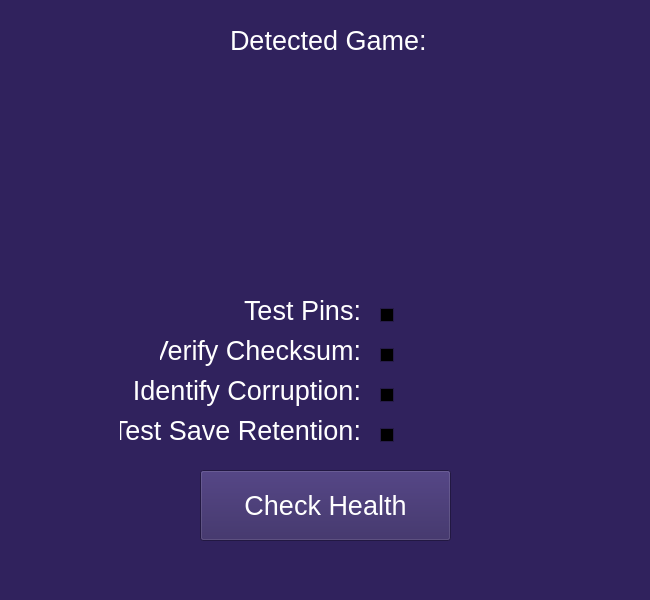
<?xml version="1.0" encoding="UTF-8"?>
<ui version="4.0">
 <class>check_health_custom_scan</class>
 <widget class="QFrame" name="check_health_custom_scan">
  <property name="geometry">
   <rect>
    <x>0</x>
    <y>0</y>
    <width>650</width>
    <height>600</height>
   </rect>
  </property>
  <property name="palette">
   <palette>
    <active>
     <colorrole role="WindowText">
      <brush brushstyle="SolidPattern">
       <color alpha="255">
        <red>255</red>
        <green>255</green>
        <blue>255</blue>
       </color>
      </brush>
     </colorrole>
     <colorrole role="Button">
      <brush brushstyle="SolidPattern">
       <color alpha="255">
        <red>48</red>
        <green>34</green>
        <blue>93</blue>
       </color>
      </brush>
     </colorrole>
     <colorrole role="Light">
      <brush brushstyle="SolidPattern">
       <color alpha="255">
        <red>72</red>
        <green>51</green>
        <blue>139</blue>
       </color>
      </brush>
     </colorrole>
     <colorrole role="Midlight">
      <brush brushstyle="SolidPattern">
       <color alpha="255">
        <red>60</red>
        <green>42</green>
        <blue>116</blue>
       </color>
      </brush>
     </colorrole>
     <colorrole role="Dark">
      <brush brushstyle="SolidPattern">
       <color alpha="255">
        <red>24</red>
        <green>17</green>
        <blue>46</blue>
       </color>
      </brush>
     </colorrole>
     <colorrole role="Mid">
      <brush brushstyle="SolidPattern">
       <color alpha="255">
        <red>200</red>
        <green>200</green>
        <blue>200</blue>
       </color>
      </brush>
     </colorrole>
     <colorrole role="Text">
      <brush brushstyle="SolidPattern">
       <color alpha="255">
        <red>255</red>
        <green>255</green>
        <blue>255</blue>
       </color>
      </brush>
     </colorrole>
     <colorrole role="BrightText">
      <brush brushstyle="SolidPattern">
       <color alpha="255">
        <red>255</red>
        <green>255</green>
        <blue>255</blue>
       </color>
      </brush>
     </colorrole>
     <colorrole role="ButtonText">
      <brush brushstyle="SolidPattern">
       <color alpha="255">
        <red>255</red>
        <green>255</green>
        <blue>255</blue>
       </color>
      </brush>
     </colorrole>
     <colorrole role="Base">
      <brush brushstyle="SolidPattern">
       <color alpha="255">
        <red>0</red>
        <green>0</green>
        <blue>0</blue>
       </color>
      </brush>
     </colorrole>
     <colorrole role="Window">
      <brush brushstyle="SolidPattern">
       <color alpha="255">
        <red>48</red>
        <green>34</green>
        <blue>93</blue>
       </color>
      </brush>
     </colorrole>
     <colorrole role="Shadow">
      <brush brushstyle="SolidPattern">
       <color alpha="255">
        <red>0</red>
        <green>0</green>
        <blue>0</blue>
       </color>
      </brush>
     </colorrole>
     <colorrole role="AlternateBase">
      <brush brushstyle="SolidPattern">
       <color alpha="255">
        <red>24</red>
        <green>17</green>
        <blue>46</blue>
       </color>
      </brush>
     </colorrole>
     <colorrole role="ToolTipBase">
      <brush brushstyle="SolidPattern">
       <color alpha="255">
        <red>255</red>
        <green>255</green>
        <blue>220</blue>
       </color>
      </brush>
     </colorrole>
     <colorrole role="ToolTipText">
      <brush brushstyle="SolidPattern">
       <color alpha="255">
        <red>0</red>
        <green>0</green>
        <blue>0</blue>
       </color>
      </brush>
     </colorrole>
     <colorrole role="PlaceholderText">
      <brush brushstyle="SolidPattern">
       <color alpha="127">
        <red>255</red>
        <green>255</green>
        <blue>255</blue>
       </color>
      </brush>
     </colorrole>
     <colorrole role="Accent">
      <brush brushstyle="SolidPattern">
       <color alpha="255">
        <red>0</red>
        <green>0</green>
        <blue>0</blue>
       </color>
      </brush>
     </colorrole>
    </active>
    <inactive>
     <colorrole role="WindowText">
      <brush brushstyle="SolidPattern">
       <color alpha="255">
        <red>255</red>
        <green>255</green>
        <blue>255</blue>
       </color>
      </brush>
     </colorrole>
     <colorrole role="Button">
      <brush brushstyle="SolidPattern">
       <color alpha="255">
        <red>48</red>
        <green>34</green>
        <blue>93</blue>
       </color>
      </brush>
     </colorrole>
     <colorrole role="Light">
      <brush brushstyle="SolidPattern">
       <color alpha="255">
        <red>72</red>
        <green>51</green>
        <blue>139</blue>
       </color>
      </brush>
     </colorrole>
     <colorrole role="Midlight">
      <brush brushstyle="SolidPattern">
       <color alpha="255">
        <red>60</red>
        <green>42</green>
        <blue>116</blue>
       </color>
      </brush>
     </colorrole>
     <colorrole role="Dark">
      <brush brushstyle="SolidPattern">
       <color alpha="255">
        <red>24</red>
        <green>17</green>
        <blue>46</blue>
       </color>
      </brush>
     </colorrole>
     <colorrole role="Mid">
      <brush brushstyle="SolidPattern">
       <color alpha="255">
        <red>32</red>
        <green>23</green>
        <blue>62</blue>
       </color>
      </brush>
     </colorrole>
     <colorrole role="Text">
      <brush brushstyle="SolidPattern">
       <color alpha="255">
        <red>255</red>
        <green>255</green>
        <blue>255</blue>
       </color>
      </brush>
     </colorrole>
     <colorrole role="BrightText">
      <brush brushstyle="SolidPattern">
       <color alpha="255">
        <red>255</red>
        <green>255</green>
        <blue>255</blue>
       </color>
      </brush>
     </colorrole>
     <colorrole role="ButtonText">
      <brush brushstyle="SolidPattern">
       <color alpha="255">
        <red>255</red>
        <green>255</green>
        <blue>255</blue>
       </color>
      </brush>
     </colorrole>
     <colorrole role="Base">
      <brush brushstyle="SolidPattern">
       <color alpha="255">
        <red>0</red>
        <green>0</green>
        <blue>0</blue>
       </color>
      </brush>
     </colorrole>
     <colorrole role="Window">
      <brush brushstyle="SolidPattern">
       <color alpha="255">
        <red>48</red>
        <green>34</green>
        <blue>93</blue>
       </color>
      </brush>
     </colorrole>
     <colorrole role="Shadow">
      <brush brushstyle="SolidPattern">
       <color alpha="255">
        <red>0</red>
        <green>0</green>
        <blue>0</blue>
       </color>
      </brush>
     </colorrole>
     <colorrole role="AlternateBase">
      <brush brushstyle="SolidPattern">
       <color alpha="255">
        <red>24</red>
        <green>17</green>
        <blue>46</blue>
       </color>
      </brush>
     </colorrole>
     <colorrole role="ToolTipBase">
      <brush brushstyle="SolidPattern">
       <color alpha="255">
        <red>255</red>
        <green>255</green>
        <blue>220</blue>
       </color>
      </brush>
     </colorrole>
     <colorrole role="ToolTipText">
      <brush brushstyle="SolidPattern">
       <color alpha="255">
        <red>0</red>
        <green>0</green>
        <blue>0</blue>
       </color>
      </brush>
     </colorrole>
     <colorrole role="PlaceholderText">
      <brush brushstyle="SolidPattern">
       <color alpha="127">
        <red>255</red>
        <green>255</green>
        <blue>255</blue>
       </color>
      </brush>
     </colorrole>
     <colorrole role="Accent">
      <brush brushstyle="SolidPattern">
       <color alpha="255">
        <red>0</red>
        <green>0</green>
        <blue>0</blue>
       </color>
      </brush>
     </colorrole>
    </inactive>
    <disabled>
     <colorrole role="WindowText">
      <brush brushstyle="SolidPattern">
       <color alpha="255">
        <red>24</red>
        <green>17</green>
        <blue>46</blue>
       </color>
      </brush>
     </colorrole>
     <colorrole role="Button">
      <brush brushstyle="SolidPattern">
       <color alpha="255">
        <red>48</red>
        <green>34</green>
        <blue>93</blue>
       </color>
      </brush>
     </colorrole>
     <colorrole role="Light">
      <brush brushstyle="SolidPattern">
       <color alpha="255">
        <red>72</red>
        <green>51</green>
        <blue>139</blue>
       </color>
      </brush>
     </colorrole>
     <colorrole role="Midlight">
      <brush brushstyle="SolidPattern">
       <color alpha="255">
        <red>60</red>
        <green>42</green>
        <blue>116</blue>
       </color>
      </brush>
     </colorrole>
     <colorrole role="Dark">
      <brush brushstyle="SolidPattern">
       <color alpha="255">
        <red>24</red>
        <green>17</green>
        <blue>46</blue>
       </color>
      </brush>
     </colorrole>
     <colorrole role="Mid">
      <brush brushstyle="SolidPattern">
       <color alpha="255">
        <red>32</red>
        <green>23</green>
        <blue>62</blue>
       </color>
      </brush>
     </colorrole>
     <colorrole role="Text">
      <brush brushstyle="SolidPattern">
       <color alpha="255">
        <red>24</red>
        <green>17</green>
        <blue>46</blue>
       </color>
      </brush>
     </colorrole>
     <colorrole role="BrightText">
      <brush brushstyle="SolidPattern">
       <color alpha="255">
        <red>255</red>
        <green>255</green>
        <blue>255</blue>
       </color>
      </brush>
     </colorrole>
     <colorrole role="ButtonText">
      <brush brushstyle="SolidPattern">
       <color alpha="255">
        <red>24</red>
        <green>17</green>
        <blue>46</blue>
       </color>
      </brush>
     </colorrole>
     <colorrole role="Base">
      <brush brushstyle="SolidPattern">
       <color alpha="255">
        <red>48</red>
        <green>34</green>
        <blue>93</blue>
       </color>
      </brush>
     </colorrole>
     <colorrole role="Window">
      <brush brushstyle="SolidPattern">
       <color alpha="255">
        <red>48</red>
        <green>34</green>
        <blue>93</blue>
       </color>
      </brush>
     </colorrole>
     <colorrole role="Shadow">
      <brush brushstyle="SolidPattern">
       <color alpha="255">
        <red>0</red>
        <green>0</green>
        <blue>0</blue>
       </color>
      </brush>
     </colorrole>
     <colorrole role="AlternateBase">
      <brush brushstyle="SolidPattern">
       <color alpha="255">
        <red>48</red>
        <green>34</green>
        <blue>93</blue>
       </color>
      </brush>
     </colorrole>
     <colorrole role="ToolTipBase">
      <brush brushstyle="SolidPattern">
       <color alpha="255">
        <red>255</red>
        <green>255</green>
        <blue>220</blue>
       </color>
      </brush>
     </colorrole>
     <colorrole role="ToolTipText">
      <brush brushstyle="SolidPattern">
       <color alpha="255">
        <red>0</red>
        <green>0</green>
        <blue>0</blue>
       </color>
      </brush>
     </colorrole>
     <colorrole role="PlaceholderText">
      <brush brushstyle="SolidPattern">
       <color alpha="127">
        <red>24</red>
        <green>17</green>
        <blue>46</blue>
       </color>
      </brush>
     </colorrole>
     <colorrole role="Accent">
      <brush brushstyle="SolidPattern">
       <color alpha="255">
        <red>34</red>
        <green>24</green>
        <blue>65</blue>
       </color>
      </brush>
     </colorrole>
    </disabled>
   </palette>
  </property>
  <property name="windowTitle">
   <string>Frame</string>
  </property>
  <property name="autoFillBackground">
   <bool>true</bool>
  </property>
  <widget class="QLabel" name="det_game_label">
   <property name="geometry">
    <rect>
     <x>230</x>
     <y>20</y>
     <width>201</width>
     <height>41</height>
    </rect>
   </property>
   <property name="font">
    <font>
     <pointsize>20</pointsize>
    </font>
   </property>
   <property name="text">
    <string>Detected Game:</string>
   </property>
  </widget>
  <widget class="QPushButton" name="custom_scan_button">
   <property name="geometry">
    <rect>
     <x>200</x>
     <y>470</y>
     <width>251</width>
     <height>71</height>
    </rect>
   </property>
   <property name="font">
    <font>
     <pointsize>20</pointsize>
    </font>
   </property>
   <property name="text">
    <string>Check Health</string>
   </property>
  </widget>
  <widget class="QLabel" name="name_label">
   <property name="geometry">
    <rect>
     <x>160</x>
     <y>290</y>
     <width>201</width>
     <height>41</height>
    </rect>
   </property>
   <property name="font">
    <font>
     <pointsize>20</pointsize>
    </font>
   </property>
   <property name="text">
    <string>Test Pins:</string>
   </property>
   <property name="alignment">
    <set>Qt::AlignmentFlag::AlignRight|Qt::AlignmentFlag::AlignTrailing|Qt::AlignmentFlag::AlignVCenter</set>
   </property>
  </widget>
  <widget class="QLabel" name="rom_sz_label">
   <property name="geometry">
    <rect>
     <x>160</x>
     <y>330</y>
     <width>201</width>
     <height>41</height>
    </rect>
   </property>
   <property name="font">
    <font>
     <pointsize>20</pointsize>
    </font>
   </property>
   <property name="text">
    <string>Verify Checksum:</string>
   </property>
   <property name="alignment">
    <set>Qt::AlignmentFlag::AlignRight|Qt::AlignmentFlag::AlignTrailing|Qt::AlignmentFlag::AlignVCenter</set>
   </property>
  </widget>
  <widget class="QLabel" name="chip_label">
   <property name="geometry">
    <rect>
     <x>120</x>
     <y>370</y>
     <width>241</width>
     <height>41</height>
    </rect>
   </property>
   <property name="font">
    <font>
     <pointsize>20</pointsize>
    </font>
   </property>
   <property name="text">
    <string>Identify Corruption:</string>
   </property>
   <property name="alignment">
    <set>Qt::AlignmentFlag::AlignRight|Qt::AlignmentFlag::AlignTrailing|Qt::AlignmentFlag::AlignVCenter</set>
   </property>
  </widget>
  <widget class="QLabel" name="hdr_chk_label">
   <property name="geometry">
    <rect>
     <x>120</x>
     <y>410</y>
     <width>241</width>
     <height>41</height>
    </rect>
   </property>
   <property name="font">
    <font>
     <pointsize>20</pointsize>
    </font>
   </property>
   <property name="text">
    <string>Test Save Retention:</string>
   </property>
   <property name="alignment">
    <set>Qt::AlignmentFlag::AlignRight|Qt::AlignmentFlag::AlignTrailing|Qt::AlignmentFlag::AlignVCenter</set>
   </property>
  </widget>
  <widget class="QCheckBox" name="test_pins_box">
   <property name="geometry">
    <rect>
     <x>380</x>
     <y>300</y>
     <width>20</width>
     <height>31</height>
    </rect>
   </property>
   <property name="font">
    <font>
     <pointsize>20</pointsize>
    </font>
   </property>
   <property name="text">
    <string/>
   </property>
   <property name="iconSize">
    <size>
     <width>32</width>
     <height>32</height>
    </size>
   </property>
   <property name="checked">
    <bool>false</bool>
   </property>
   <property name="tristate">
    <bool>false</bool>
   </property>
  </widget>
  <widget class="QCheckBox" name="checksum_box">
   <property name="geometry">
    <rect>
     <x>380</x>
     <y>340</y>
     <width>20</width>
     <height>31</height>
    </rect>
   </property>
   <property name="font">
    <font>
     <pointsize>20</pointsize>
    </font>
   </property>
   <property name="text">
    <string/>
   </property>
   <property name="iconSize">
    <size>
     <width>32</width>
     <height>32</height>
    </size>
   </property>
   <property name="checked">
    <bool>false</bool>
   </property>
   <property name="tristate">
    <bool>false</bool>
   </property>
  </widget>
  <widget class="QCheckBox" name="corruption_box">
   <property name="geometry">
    <rect>
     <x>380</x>
     <y>380</y>
     <width>20</width>
     <height>31</height>
    </rect>
   </property>
   <property name="font">
    <font>
     <pointsize>20</pointsize>
    </font>
   </property>
   <property name="text">
    <string/>
   </property>
   <property name="iconSize">
    <size>
     <width>32</width>
     <height>32</height>
    </size>
   </property>
   <property name="checked">
    <bool>false</bool>
   </property>
   <property name="tristate">
    <bool>false</bool>
   </property>
  </widget>
  <widget class="QCheckBox" name="test_save_box">
   <property name="geometry">
    <rect>
     <x>380</x>
     <y>420</y>
     <width>20</width>
     <height>31</height>
    </rect>
   </property>
   <property name="font">
    <font>
     <pointsize>20</pointsize>
    </font>
   </property>
   <property name="text">
    <string/>
   </property>
   <property name="iconSize">
    <size>
     <width>32</width>
     <height>32</height>
    </size>
   </property>
   <property name="checked">
    <bool>false</bool>
   </property>
   <property name="tristate">
    <bool>false</bool>
   </property>
  </widget>
  <widget class="QLabel" name="label">
   <property name="geometry">
    <rect>
     <x>190</x>
     <y>80</y>
     <width>266</width>
     <height>200</height>
    </rect>
   </property>
   <property name="text">
    <string/>
   </property>
  </widget>
  <widget class="QLabel" name="cart_image">
   <property name="geometry">
    <rect>
     <x>190</x>
     <y>70</y>
     <width>266</width>
     <height>200</height>
    </rect>
   </property>
   <property name="text">
    <string/>
   </property>
  </widget>
 </widget>
 <resources/>
 <connections/>
</ui>
